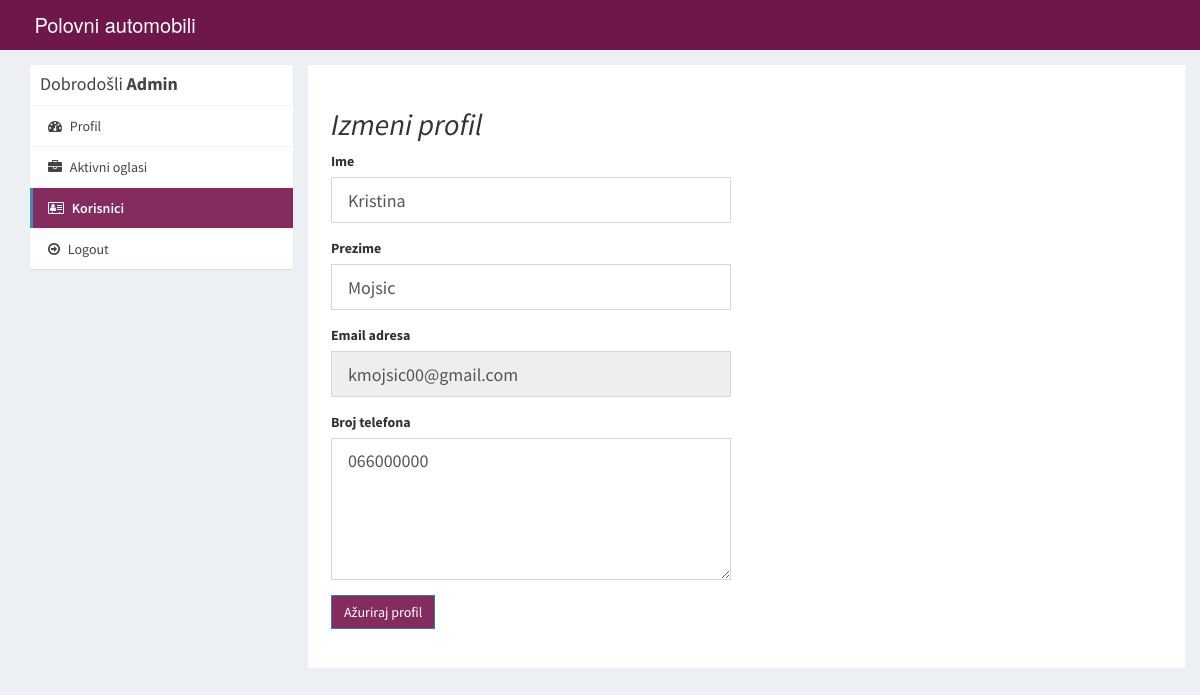
Page /admin/izmeniKorisnika.php?id_user=3 (signed in) on the committed database.
### tables this page shows
CREATE TABLE `korisnik` (
  `idKorisnika` int(11) NOT NULL,
  `ime` varchar(40) NOT NULL,
  `prezime` varchar(40) NOT NULL,
  `email` varchar(40) NOT NULL,
  `sifra` text NOT NULL,
  `broj` text NOT NULL
);

### db.php (called while the page is built, shortened)
<?php
class Db
{
    private $dbh;
    function __construct()
    {
        try
        {
            $string = "mysql:host=".self::host.";dbname=".self::dbname;
            $this->dbh = new PDO($string, self::user, self::pass);
        } catch (Exception $e)
        {
            echo "greska prilikom konekcije sa bazom!";
            die();
        }
    }
    public function uzmiPodatkeOKorisniku($id_korisnika)
    {
        try
        {
            $sql = "SELECT * FROM korisnik WHERE idKorisnika='$id_korisnika'";
            $pdo_izraz = $this->dbh->query($sql);
            if($pdo_izraz)
            {
                return $pdo_izraz->fetchALL(PDO::FETCH_ASSOC);
            }
        }
        catch(PDOException $e)
        {
            echo "Greska: ";
            echo $e->getMessage();
        }
    }
}
?>

### admin/izmeniKorisnika.php (the view, shortened to what this page needs)
<?php
require_once("../db.php");
?>
<!DOCTYPE html>
<html>
<head>
  <link rel="stylesheet" href="https://cdnjs.cloudflare.com/ajax/libs/twitter-bootstrap/3.3.7/css/bootstrap.min.css">
  <link rel="stylesheet" href="https://cdnjs.cloudflare.com/ajax/libs/font-awesome/4.7.0/css/font-awesome.min.css">
  <link rel="stylesheet" href="https://cdnjs.cloudflare.com/ajax/libs/ionicons/2.0.1/css/ionicons.min.css">
  <link rel="stylesheet" href="../css/AdminLTE.min.css">
  <link rel="stylesheet" href="../css/_all-skins.min.css">
  <link rel="stylesheet" href="../css/custom.css">
</head>
<body class="hold-transition skin-blue sidebar-mini">
<div class="wrapper">
  <header class="main-header">
    <a href="../aktivniOglasi.php" class="logo logo-bg" style="background-color:rgba(120,22,77,0.9) !important">Polovni automobili
    </a>
    <nav class="navbar navbar-static-top" style="background-color:rgba(120,22,77,0.9) !important">
    </nav>
  </header>
  <div class="content-wrapper" style="margin-left: 0px;">
    <section id="candidates" class="content-header">
      <div class="container">
        <div class="row">
          <div class="col-md-3">
            <div class="box box-solid">
              <div class="box-header with-border">
                <h3 class="box-title">Dobrodošli <b> Admin </b></h3>
              </div>
              <div class="box-body no-padding">
                <ul class="nav nav-pills nav-stacked">
                  <li><a href="dashboard.php"><i class="fa fa-dashboard"></i> Profil</a></li>
                  <li><a href="aktivniOglasi.php"><i class="fa fa-briefcase"></i> Aktivni oglasi</a></li>
                  <li class="active" ><a href="sviKorisnici.php" style="background-color:rgba(120,22,77,0.9) !important;color:white"><i class="fa fa-address-card-o"></i> Korisnici</a></li>
                  <li><a href="odjava2.php"><i class="fa fa-arrow-circle-o-right"></i> Logout</a></li>
                </ul>
              </div>
            </div>
          </div>
          <div class="col-md-9 bg-white padding-2">
            <h2><i>Izmeni profil</i></h2>
            <form action="izmeniKorisnika.php?id_user=<?php echo $_GET['id_user']; ?>" method="post" enctype="multipart/form-data">
            <?php
            $db = new Db();
            $idKorisnika = $_GET['id_user'];
            if($korisnik = $db->uzmiPodatkeOKorisniku($idKorisnika))
            {?><div class="row">
                <div class="col-md-6 latest-job ">
                  <div class="form-group">
                     <label for="ime">Ime</label>
                    <input type="text" class="form-control input-lg" id="ime" name="ime" placeholder="Ime" value="<?php echo $korisnik[0]['ime']; ?>" required="">
                  </div>
                  <div class="form-group">
                    <label for="">Prezime</label>
                    <input type="text" class="form-control input-lg" id="prezime" name="prezime" placeholder="Prezime" value="<?php echo $korisnik[0]['prezime']; ?>" required="">
                  </div>
                  <div class="form-group">
                    <label for="email">Email adresa</label>
                    <input type="email" class="form-control input-lg" id="email" name = "email" placeholder="Email" value="<?php echo $korisnik[0]['email']; ?>" readonly>
                  </div>
                  <div class="form-group">
                    <label for="broj">Broj telefona</label>
                    <textarea id="broj" name="broj" class="form-control input-lg" rows="5" placeholder="Broj telefona"><?php echo $korisnik[0]['broj']; ?></textarea>
                  </div>
                  <div class="form-group">
                    <button type="submit" name="submit" class="btn btn-flat btn-primary" style="background-color:rgba(120,22,77,0.9) !important">Ažuriraj profil</button>
                  </div>
                </div>
                </div>
              <?php
            }?>
            </form>
          </div>
        </div>
      </div>
    </section>
  </div>
</div>
</body>
</html>

### css/custom.css (style rules this page uses)
.logo-bg { background-color: #0019a6 !important; }
.latest-job { line-height: 150%; }
.padding-2 { padding: 2%; }
.bg-white { background-color: #fff; }

### rows in the picture
korisnik: ime "Kristina", prezime "Mojsic", email "kmojsic00@gmail.com", broj "066000000"
